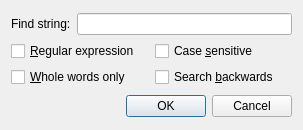
<?xml version="1.0" encoding="UTF-8"?>
<ui version="4.0">
 <class>LogFindDialog</class>
 <widget class="QDialog" name="LogFindDialog">
  <property name="geometry">
   <rect>
    <x>0</x>
    <y>0</y>
    <width>303</width>
    <height>130</height>
   </rect>
  </property>
  <property name="windowTitle">
   <string>Find</string>
  </property>
  <property name="windowIcon">
   <iconset resource="icons.qrc">
    <normaloff>:/tools/find</normaloff>:/tools/find</iconset>
  </property>
  <layout class="QGridLayout" name="gridLayout_2">
   <item row="0" column="0">
    <layout class="QVBoxLayout" name="verticalLayout">
     <item>
      <layout class="QHBoxLayout" name="horizontalLayout_2">
       <item>
        <widget class="QLabel" name="label">
         <property name="text">
          <string>Find string:</string>
         </property>
        </widget>
       </item>
       <item>
        <widget class="QLineEdit" name="text"/>
       </item>
      </layout>
     </item>
     <item>
      <layout class="QGridLayout" name="gridLayout">
       <item row="1" column="0">
        <widget class="QCheckBox" name="wholeWordsCheckBox">
         <property name="text">
          <string>&amp;Whole words only</string>
         </property>
        </widget>
       </item>
       <item row="0" column="0">
        <widget class="QCheckBox" name="regexpCheckBox">
         <property name="text">
          <string>&amp;Regular expression</string>
         </property>
        </widget>
       </item>
       <item row="0" column="1">
        <widget class="QCheckBox" name="caseCheckBox">
         <property name="text">
          <string>Case &amp;sensitive</string>
         </property>
        </widget>
       </item>
       <item row="1" column="1">
        <widget class="QCheckBox" name="backwardsCheckBox">
         <property name="text">
          <string>Search &amp;backwards</string>
         </property>
        </widget>
       </item>
      </layout>
     </item>
    </layout>
   </item>
   <item row="1" column="0">
    <widget class="QDialogButtonBox" name="buttonBox">
     <property name="orientation">
      <enum>Qt::Horizontal</enum>
     </property>
     <property name="standardButtons">
      <set>QDialogButtonBox::Cancel|QDialogButtonBox::Ok</set>
     </property>
     <property name="centerButtons">
      <bool>false</bool>
     </property>
    </widget>
   </item>
  </layout>
 </widget>
 <resources>
  <include location="icons.qrc"/>
 </resources>
 <connections>
  <connection>
   <sender>buttonBox</sender>
   <signal>accepted()</signal>
   <receiver>LogFindDialog</receiver>
   <slot>accept()</slot>
   <hints>
    <hint type="sourcelabel">
     <x>248</x>
     <y>254</y>
    </hint>
    <hint type="destinationlabel">
     <x>157</x>
     <y>274</y>
    </hint>
   </hints>
  </connection>
  <connection>
   <sender>buttonBox</sender>
   <signal>rejected()</signal>
   <receiver>LogFindDialog</receiver>
   <slot>reject()</slot>
   <hints>
    <hint type="sourcelabel">
     <x>316</x>
     <y>260</y>
    </hint>
    <hint type="destinationlabel">
     <x>286</x>
     <y>274</y>
    </hint>
   </hints>
  </connection>
 </connections>
</ui>
